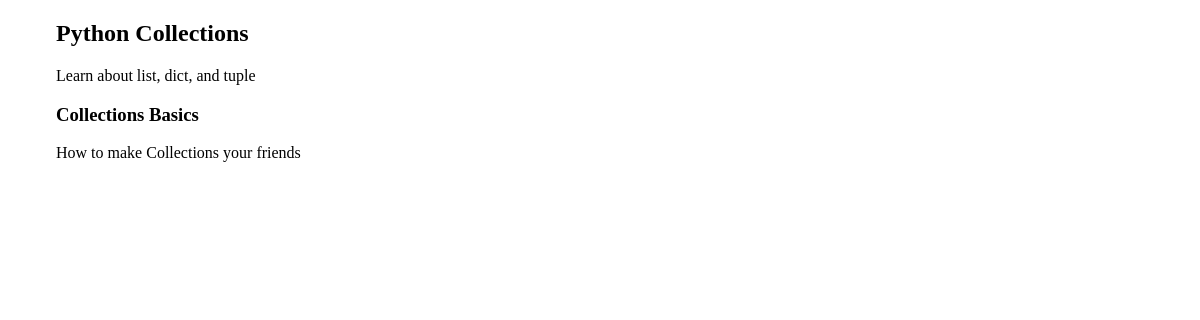
/courses/2/, run on the app's committed database.
### courses/models.py (models this page shows, shortened)
class Course(models.Model):
    created_at = models.DateTimeField(auto_now_add=True)
    title = models.CharField(max_length=255)
    description = models.TextField()

class Step(models.Model):
    title = models.CharField(max_length=255)
    description = models.TextField()
    content = models.TextField(blank=True, default='')
    order = models.IntegerField(default=0)
    course = models.ForeignKey(Course)
    class Meta:
        ordering = ['order',]

### courses/views.py (the view)
# urls.py: url(r'(?P<pk>\d+)/$', views.course_detail, name='detail'),
def course_detail(request, pk):
    course = get_object_or_404(Course, pk=pk)
    return render(request, 'courses/course_detail.html', {'course': course})

### courses/templates/courses/course_detail.html (shortened to what this page needs)
{% extends "layout.html" %}
{% block content  %}
<article>
  <h2>{{ course.title  }}</h2>
  {{  course.description }}
  <section>
    {%  for step in course.step_set.all %}
    <h3>  {{ step.title }} </h3>
      {{ step.description }}
    {% endfor %}
  </section>
</article>
{% endblock %}

### assets/css/layout.css (style rules this page uses)
html { box-sizing: border-box; }
*, *::after, *::before { box-sizing: inherit; }

### data on the page
Course: title "Python Collections", description "Learn about list, dict, and tuple"
Step: title "Collections Basics", description "How to make Collections your friends"
